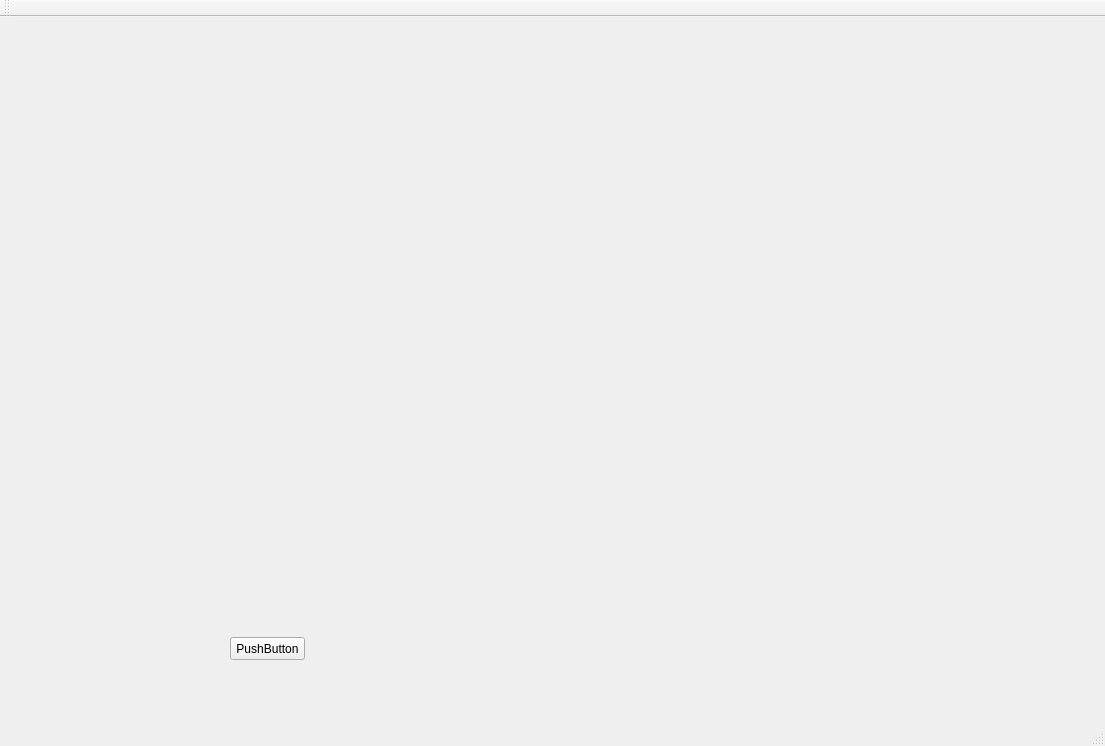
<?xml version="1.0" encoding="UTF-8"?>
<ui version="4.0">
 <class>QTAppClass</class>
 <widget class="QMainWindow" name="QTAppClass">
  <property name="geometry">
   <rect>
    <x>0</x>
    <y>0</y>
    <width>1105</width>
    <height>746</height>
   </rect>
  </property>
  <property name="windowTitle">
   <string>QTApp</string>
  </property>
  <widget class="QWidget" name="centralWidget">
   <widget class="QPushButton" name="pushButton">
    <property name="geometry">
     <rect>
      <x>230</x>
      <y>620</y>
      <width>75</width>
      <height>23</height>
     </rect>
    </property>
    <property name="text">
     <string>PushButton</string>
    </property>
   </widget>
  </widget>
  <widget class="QMenuBar" name="menuBar">
   <property name="geometry">
    <rect>
     <x>0</x>
     <y>0</y>
     <width>1105</width>
     <height>21</height>
    </rect>
   </property>
  </widget>
  <widget class="QToolBar" name="mainToolBar">
   <attribute name="toolBarArea">
    <enum>TopToolBarArea</enum>
   </attribute>
   <attribute name="toolBarBreak">
    <bool>false</bool>
   </attribute>
  </widget>
  <widget class="QStatusBar" name="statusBar"/>
 </widget>
 <layoutdefault spacing="6" margin="11"/>
 <resources>
  <include location="qtapp.qrc"/>
 </resources>
 <connections/>
</ui>
